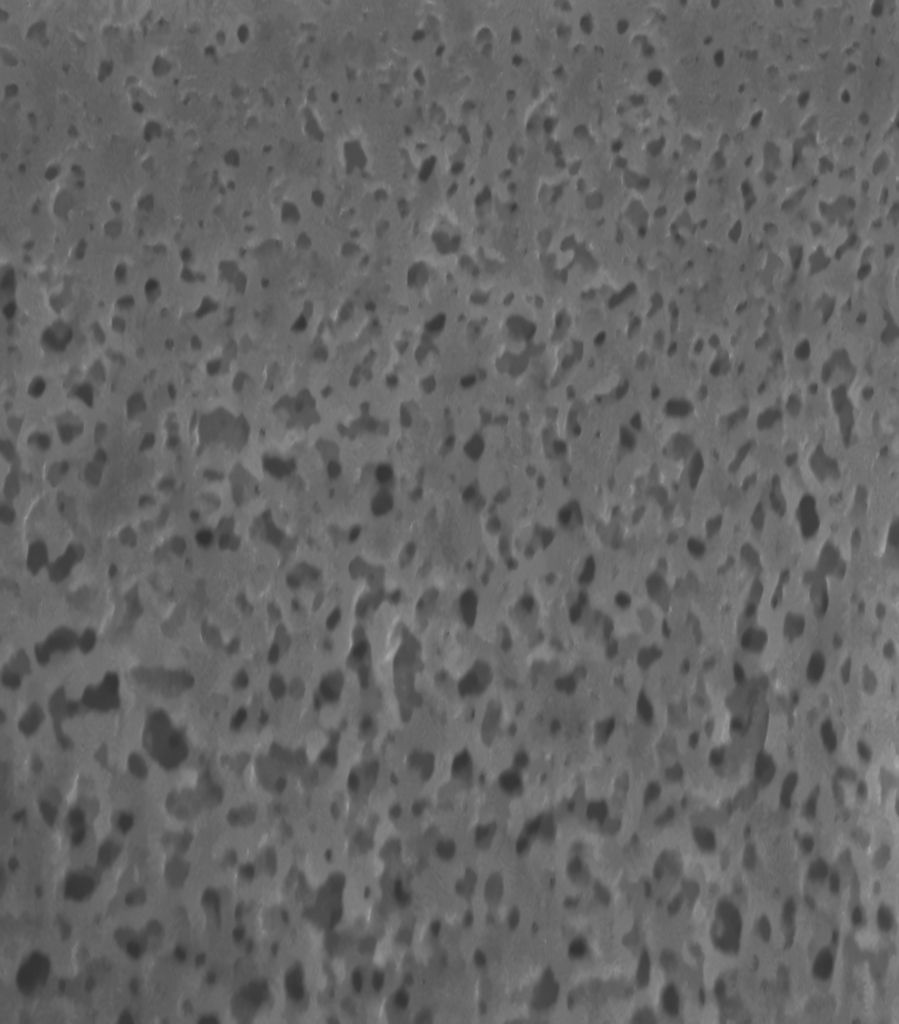
#> input picture micrograph_222.png, 899 x 1024 px
$ jupyter execute --allow-errors Task2_3D_adpt_init.ipynb
#> lines starting #> are read from the running program, lines starting #| are printed output that depends on the picture; after the words box and inside, x2 and y2 are one past the last pixel; in counts of white or black regions, pixels touching at a corner belong together
#> further down, image is the input picture: shape (1024, 899, 4); mean R, G, B, A 102.2, 102.2, 102.2, 255
#| Image Dimensions: (1024, 899, 4)
[cell 1]
# ==========================================
#  IMPORTS
# ==========================================

[cell 2]
import time
start_time = time.perf_counter()

[cell 3]
# ==========================================
#  FUNCTIONS
# ==========================================

[cell 4]
def normalize(A):
    """Min-Max normalization to [0, 1]."""
    A = A.astype(float)
    m1, m2 = A.min(), A.max()
    if m1 == m2:
        return A
    return (A - m1) / (m2 - m1)

[cell 5]
import numpy as np
def matrix_bin_stats(matrix):
    # Matrix dimensions
    print(f"Dimensions: {matrix.ndim}")
    # Matrix shape
    print(f"Shape: {matrix.shape}")
    # Matrix elements
    elements=matrix.size
    print(f"Elements: {elements}")
    # Count 1s (True)
    ones = np.count_nonzero(matrix)
    # Count 0s (False)
    zeros = matrix.size - ones
    print(f"Ones: {ones}, Zeros: {zeros}, Total: {zeros+ones}")
    print(f"Ones: {round(ones/elements*100,1)} %, Zeros: {round(zeros/elements*100,1)}, Total: {round((zeros+ones)/elements*100,1)}")
    return zeros/elements

[cell 6]
import numpy as np
def matrix_non_bin_stats(matrix):
    # Matrix dimensions
    print(f"Dimensions: {matrix.ndim}")
    # Matrix shape
    print(f"Shape: {matrix.shape}")
    # Matrix elements
    elements=matrix.size
    print(f"Elements: {elements}")
    # Define your custom bin edges
    # These represent: [0, 0.2), [0.2, 0.40), [0.40, 0.60), [0.60, 0.80), [0.80, 1.0]
    bins = [0, 0.2, 0.40, 0.60, 0.80, 1.0]

    # Calculate the distribution
    counts, bin_edges = np.histogram(matrix, bins=bins)

    # Print results
    for i in range(len(counts)):
        print(f"Range {bin_edges[i]} to {bin_edges[i+1]}: {round(counts[i]/elements*100,1)} % elements")

[cell 7]
import numpy as np
from skimage import io, color, transform, filters
from scipy.ndimage import median_filter
def process_image(image_path):
    # 1. Load the image
    # We read it in standard RGB
#> called with image_path = 'micrograph_222.png'
    image = io.imread(image_path)

    # 2. Convert to Grayscale
    # If image has 3 or 4 channels (RGB/RGBA), convert to gray.
    # If it's already gray, just use it.
    if image.ndim == 3:
        if image.shape[2] == 4:
            # Convert RGBA to RGB (handles transparency)
            image = color.rgba2rgb(image)
#> image: shape (1024, 899, 3) float64
        image_gray = color.rgb2gray(image)
    else:
        image_gray = image

    # 3. Resize to specific dimensions (899 x 1024)
    # This ensures your output array is exactly the size you asked for.
    # anti_aliasing=True keeps the image smooth during resize
    A = transform.resize(image_gray, (899, 1024), anti_aliasing=True)
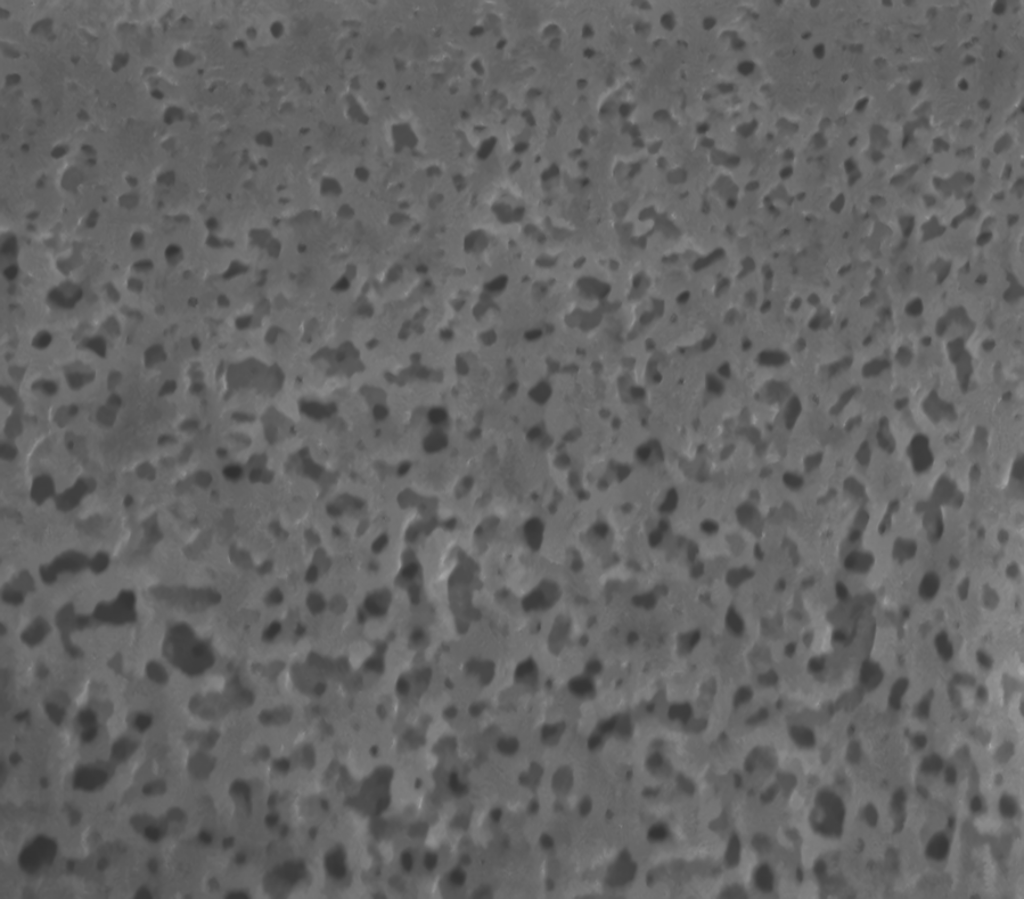
#> A: shape (899, 1024) float64; min 0.192, max 0.655, mean 0.401

    # --- MATLAB: A = imgaussfilt(A, 1); ---
    # Apply Gaussian filter with sigma=1
    A_smooth = filters.gaussian(A, sigma=1)

    # --- MATLAB: B = imbinarize(A, 'adaptive', 'sensitivity', 0.65); ---
    # Adaptive thresholding.
    # Note: 'block_size' determines the local area size (like MATLAB's default).
    # 'offset' helps tune the sensitivity. You can tweak 'offset' to match the 0.65 feel.
    block_size = 35  # Must be an odd integer
    local_thresh = filters.threshold_local(A_smooth, block_size, offset=0.02)
    B = A_smooth > local_thresh
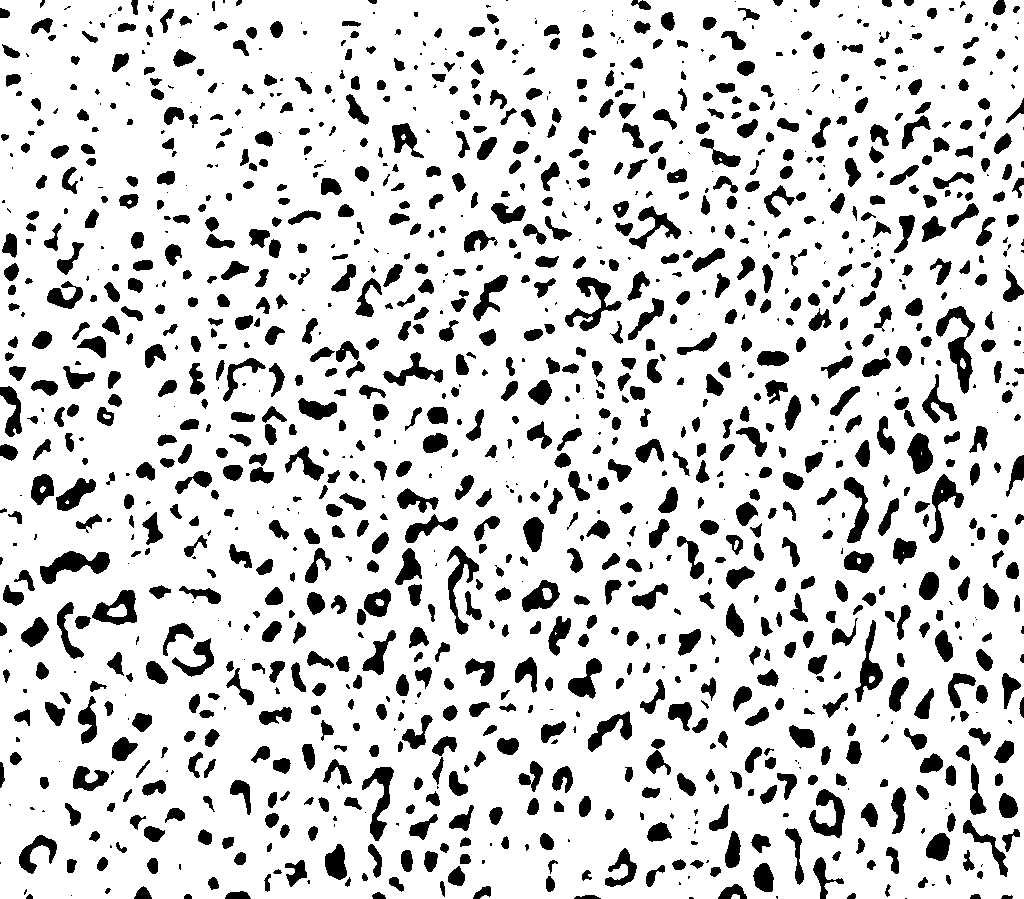
#> B: shape (899, 1024) bool; 83.1% white; 1335 black regions (330 under 20 px), largest, box (x1, y1, x2, y2) and area: (936, 306, 975, 394) 1226, (40, 551, 110, 584) 1089, (565, 277, 622, 331) 1039

    # --- MATLAB: B = medfilt2(B, [3,3]); ---
    # Median filter with a 3x3 kernel
    # We cast to float/int before filtering because it expects numbers, not bools
    B_filtered = median_filter(B.astype(np.uint8), size=3)
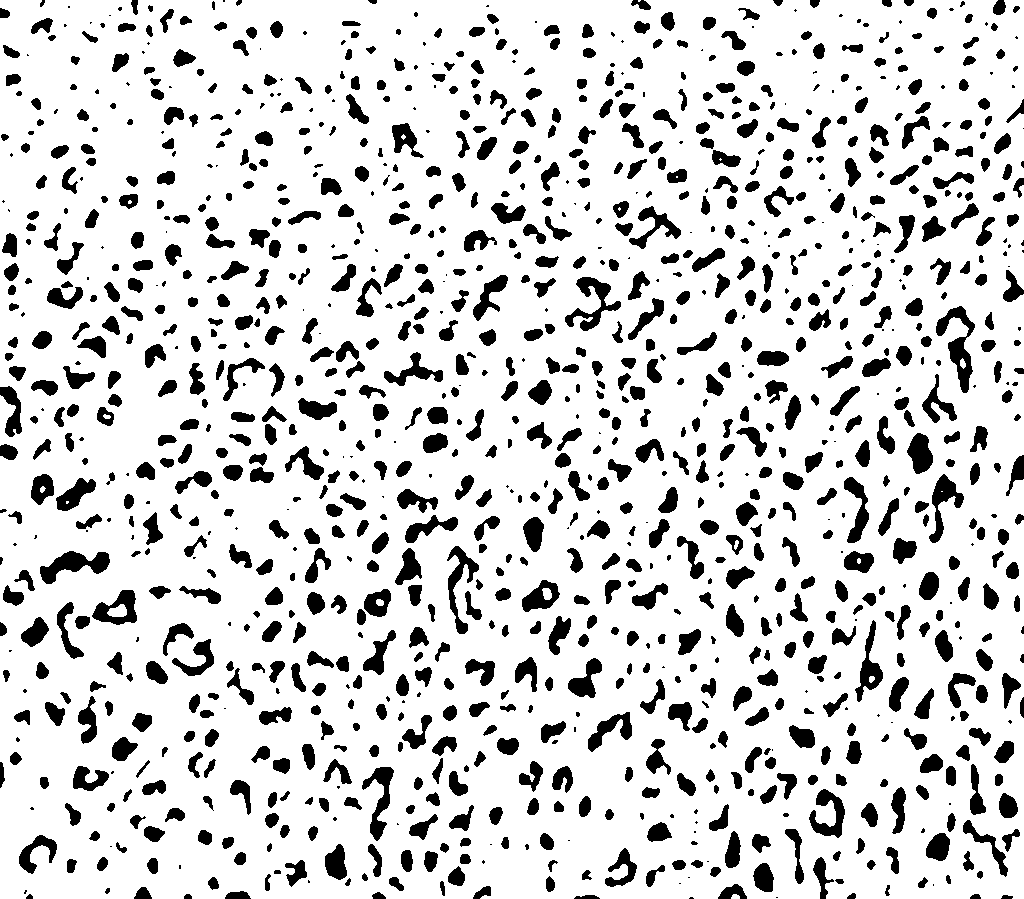
#> B_filtered: shape (899, 1024); values 0 (black) and 1 (white), 83.3% white; 1217 black regions (227 under 20 px), largest, box (x1, y1, x2, y2) and area: (936, 306, 975, 393) 1222, (40, 551, 110, 584) 1090, (565, 277, 621, 331) 1038

    # Convert final result to strictly 0s and 1s
    final_array = B_filtered.astype(int)

    return final_array

[cell 8]
def matrix_adaptive_threshold(matrix):
    from scipy import ndimage
    import numpy as np

    # parameters
    block_size = 35  # The size of your 3D cube (e.g., 35x35x35)
    sensitivity = 0.95
    offset = 0.02    # Sensitivity adjustment

    # Calculate the local mean using a 3D window (cube)
    local_mean = ndimage.uniform_filter(matrix, size=block_size)

    # Apply threshold
    matrix_adaptive_threshold = matrix > (local_mean * sensitivity - offset)
    return  matrix_adaptive_threshold

[cell 9]
# ==========================================
#  TASK 2: Generate Random 3D Structure
# ==========================================

[cell 10]
# ==========================================
# 0. Segment a random original FIB-SEM micrograph image, calculate porosity to replicate in the 3D construct

from skimage import io
import matplotlib.pyplot as plt

# I opened originaldata.tif 407 images set in Windows 10, saved image 222 as png
image_path = "micrograph_222.png"

# Read the micrograph image as a NumPy array
image = io.imread(image_path)
print(f"Image Dimensions: {image.shape}")

# Plot the micrograph image
plt.imshow(image)
plt.axis('off')  # Optional: hides the x and y axis coordinates
plt.title("Micrograph 222")
plt.show()

# Segment micrograph image
micrograph_segmented = process_image(image_path)
micrograph_segmented_porosity = round(matrix_bin_stats(micrograph_segmented),3)
#| Dimensions: 2
#| Shape: (899, 1024)
#| Elements: 920576
#> in matrix_bin_stats, `ones = np.count_nonzero(matrix)`: ones = 767163
#> in matrix_bin_stats, `zeros = matrix.size - ones`: zeros = 153413
#| Ones: 767163, Zeros: 153413, Total: 920576
#| Ones: 83.3 %, Zeros: 16.7, Total: 100.0
#> micrograph_segmented_porosity = 0.167

# Plotting the micrograph_segmented 0-1 array with 0=White and 1=Black
plt.imshow(micrograph_segmented, cmap='gray_r')
plt.title("White=0, Black=1")
plt.axis('off')
plt.show()

[cell 11]
# ==========================================
# 1. 3-D matrix (A1) with the same size as that of the original FIB-SEM structure
#    (1024×899×400 pixels) was generated to represent the membrane (pg 6)
#    In this case, 3D porosity same % as porosity of 2D input image

import numpy as np

p_zeros = micrograph_segmented_porosity
#> p_zeros = 0.167
shape = (1024, 899, 400)

# If random number is LESS than p_zeros, it becomes a 0.
# Otherwise, it becomes a 1.
#> (the rest of this cell did not finish here and is left out)

[cell 12]
# ==========================================
# 2. filter (A1) with a 3-D Gaussian smoothing kernel with standard deviation sigma_1 (pg 7)

from scipy.ndimage import gaussian_filter
import numpy as np

# Assuming 'matrix' is your 1024x899x400 random 0/1 array
# Define your standard deviation sigma_1
sigma_1 = 0.5  # Example value
### LATER HYPERPARAMETER TUNING ###

# Apply the 3D Gaussian filter
# 'mode' handles boundary conditions (default is 'reflect')
#> (the rest of this cell did not finish here and is left out)

[cell 13]
# ==========================================
# 3. second matrix (A2) was generated to account for depth-dependent anisotropy in pore size
#    with the same dimensions as (A1) (pg 7)
#    In this case, 3D porosity same % as porosity of 2D input image

import numpy as np

p_zeros = micrograph_segmented_porosity
shape = (1024, 899, 400)

# If random number is LESS than p_zeros, it becomes a 0.
# Otherwise, it becomes a 1.
#> (the rest of this cell did not finish here and is left out)

[cell 14]
# ==========================================
# 4. filter (A2) with a 3-D Gaussian smoothing kernel with larger standard deviation sigma_2
#    to represent the larger pores occurring towards the bottom of the membrane (pg 7)

from scipy.ndimage import gaussian_filter

# Assuming 'matrix' is your 1024x899x400 random 0/1 array
# Define your standard deviation sigma_2
k_sigma = 1.2                # Example value
### LATER HYPERPARAMETER TUNING ###
sigma_2 = sigma_1 * k_sigma

# Apply the 3D Gaussian filter
# 'mode' handles boundary conditions (default is 'reflect')
#> (the rest of this cell did not finish here and is left out)

[cell 15]
# ==========================================
# 5. Create weight matrix W (1024×899×400), Weight function: W(z) = (1 - z/h)^10
#    z-direction is from the top of the membrane with small pores to the bottom of the membrane with large pores
#    h is total height (1024 pixels). Constant in x-y plane, varies only in z-direction (pg27)

# Generate the Z-dimension profile
# First, we generate a 1D array representing the values of the function for each index \(z\) from 0 to 1023,
# using floating-point division.
z_indices = np.arange(1024, dtype=np.float32)
W_profile = (1.0 - z_indices / 1024.0)**10
# Expand to 3D matrix using broadcasting
# We reshape the 1D profile array to have shape \((1024,1,1)\). This allows NumPy to automatically "broadcast"
# these values across the other two dimensions (899 and 400) when a matrix of the final desired shape is requested.
W_profile_reshaped = W_profile[:, np.newaxis, np.newaxis]
W = np.broadcast_to(W_profile_reshaped, (1024, 899, 400))

matrix_non_bin_stats(W)
